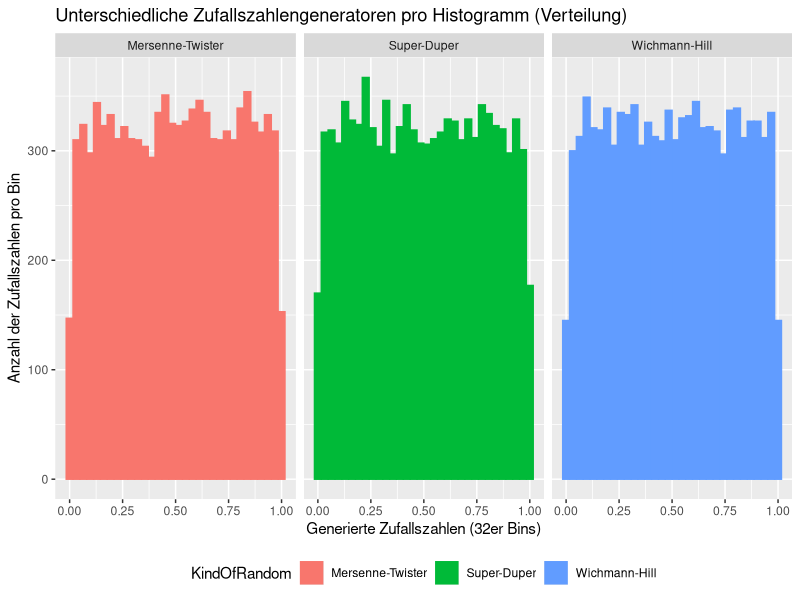

Write R code to recreate this figure.
## ---- chunk 1
library(ggplot2)
numberOfRandomNumbers <- 10000

RNGkind("Mersenne-Twister") # matches  "Mersenne-Twister"
datamt = data.frame(data = runif(numberOfRandomNumbers), KindOfRandom = "Mersenne-Twister")

RNGkind("Super") # matches  "Super-Duper"
datasd = data.frame(data = runif(numberOfRandomNumbers), KindOfRandom = "Super-Duper")

RNGkind("Wichmann-Hill") # matches  "Wichmann-Hill"
datawh = data.frame(data = runif(numberOfRandomNumbers), KindOfRandom = "Wichmann-Hill")

data <- rbind(datamt, datasd, datawh)

ggplot(data, aes(x = data, color = KindOfRandom, fill = KindOfRandom)) + 
  geom_histogram(bins = 32) + 
  facet_grid(~ KindOfRandom) +
  theme(legend.direction = "horizontal", 
        legend.position = "bottom",
        legend.box = "horizontal") +
  labs(title = "Unterschiedliche Zufallszahlengeneratoren pro Histogramm (Verteilung)",
  x = "Generierte Zufallszahlen (32er Bins)",
  y = "Anzahl der Zufallszahlen pro Bin")
## ---- chunk 2
#?RNG
## ---- chunk 3

## ---- chunk 4
# insert random R-code
# 
## ---- chunk 5
#options(expressions=100000)
# Berechnet die neue Zufallszahl
#PP.Coincidence.CalculateNumber <- function (randomNumber) {
#  first <- as.numeric(substr(randomNumber, 0, 5))
#  second <- as.numeric(substr(randomNumber, 6, 10))
#  
#  if(is.na(second) || second == 0) {
#    second <- bitwXor(first, as.numeric(substr(as.numeric(Sys.time()), 6, 10)))
#  }
#  return (first * second)
#}

# Rekursiver Aufrauf
#PP.Coincidence.Recursive <- function(numberOfRandomNumbers, randomNumber, randomList) {
#  if (numberOfRandomNumbers <=0 ) {
#    return( c() )
#  } else {
#    newRN <- PP.Coincidence.CalculateNumber(randomNumber)
#    return( c(Recall(numberOfRandomNumbers-1, newRN, randomList),newRN/10000000000) )
#  }
#}

# Initialaufruf mit einer Anzahl von Zufallszahlen
#PP.Coincidence <- function(numberOfRandomNumbers){
#  return (PP.Coincidence.Recursive(numberOfRandomNumbers, as.numeric(Sys.time()), c()))
#}
